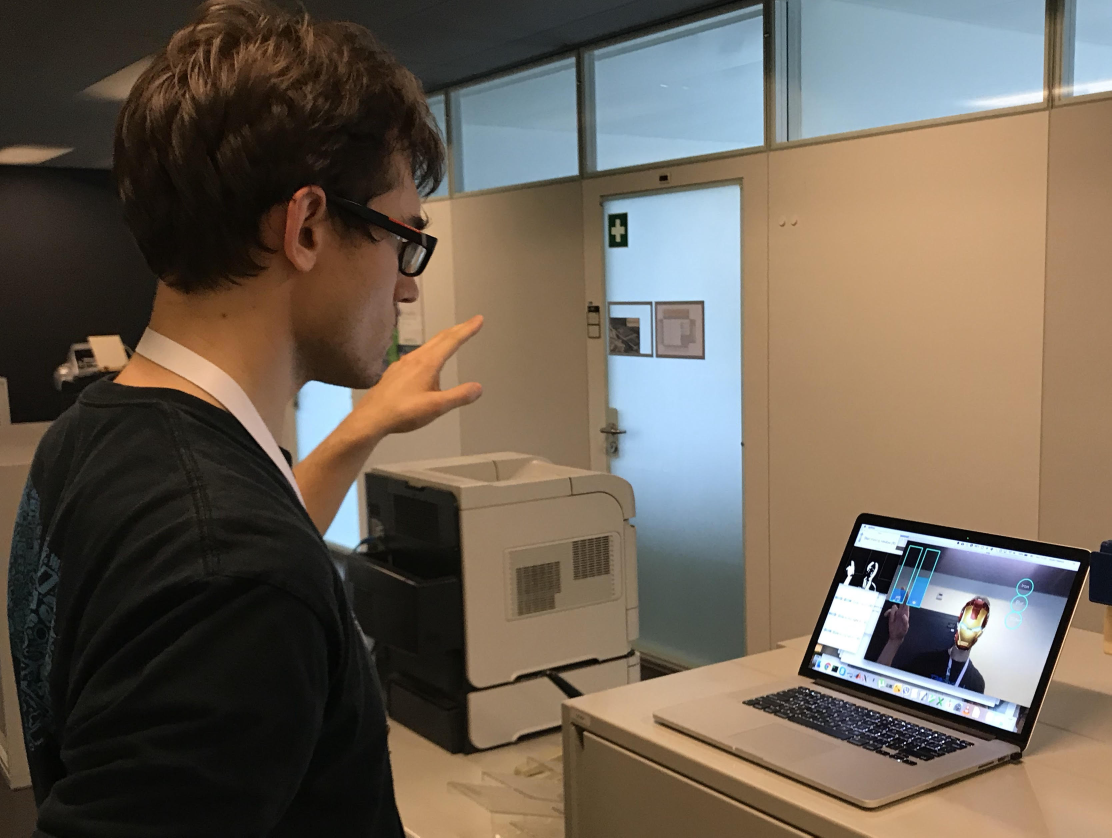
#> input picture maksai.jpg, 3334 x 2512 px, given in place of the camera (shown at 1/3 size)
$ python tracker.py   (older library calls are emulated)
#> lines starting #> are read from the running program, lines starting #| are printed output that depends on the picture; after the words box and inside, x2 and y2 are one past the last pixel; in counts of white or black regions, pixels touching at a corner belong together
import cv2
import numpy as np

def detect_object(img):
    blurValue = 41  # GaussianBlur parameter
    minH = 0
    maxH = 255
    minS = 150
    maxS = 255
    minV = 150
    maxV = 255

    out = cv2.GaussianBlur(img, (blurValue, blurValue), 0)
    out = cv2.cvtColor(out, cv2.COLOR_BGR2HSV);
    mask = cv2.inRange(out, np.asarray((minH, minS, minV)),
                            np.asarray((maxH, maxS, maxV)))
    connectivity = 4
    output = cv2.connectedComponentsWithStats(mask, connectivity, cv2.CV_32S)
    num_labels = output[0]

    if num_labels == 0: return None

    labels = output[1]
    stats = output[2]
    centroids = output[3]

    # Remove largest - background
    stats[np.argmax(stats[:, cv2.CC_STAT_AREA]), cv2.CC_STAT_AREA] = 0

    max_component = np.argmax(stats[:, cv2.CC_STAT_AREA])

    if stats[max_component, cv2.CC_STAT_AREA] < 50: return None

    return centroids[max_component]

cap = cv2.VideoCapture(1)
cnt = 0
while( cap.isOpened() ) :
    ret,img = cap.read()
#> img is the input picture: shape (2512, 3334, 3); mean B, G, R 84.8, 97.3, 108.6
    img = cv2.resize(img, None, None, 0.2, 0.2)
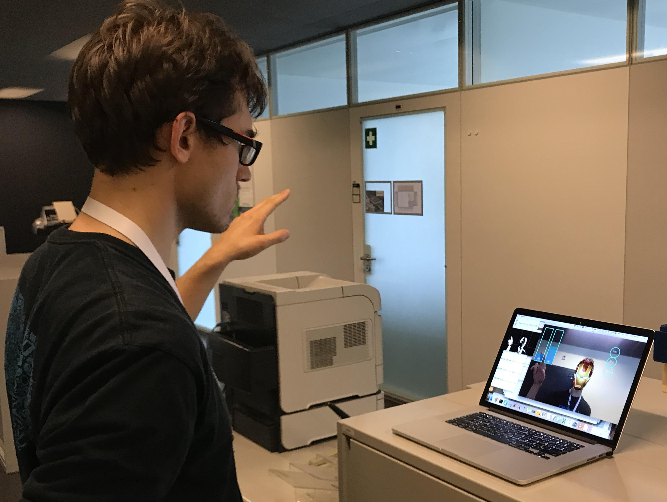
#> img: shape (502, 667, 3); mean B, G, R 84.8, 97.3, 108.6
    pos = detect_object(img)
#> in detect_object, `out = cv2.GaussianBlur(img, (blurValue, blurValue), 0)`:
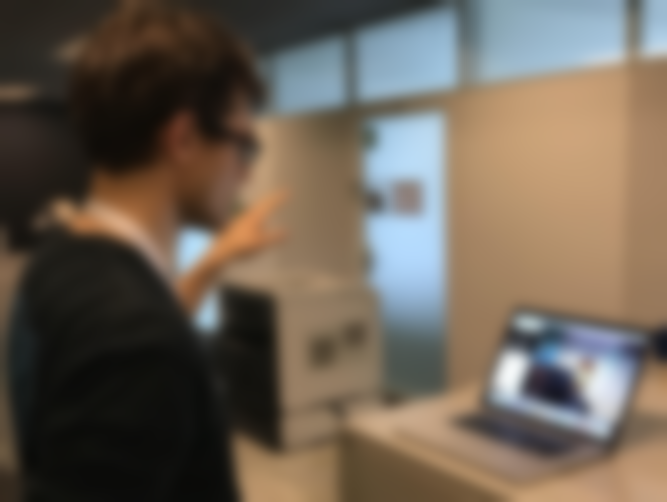
#> out: shape (502, 667, 3); mean B, G, R 84.8, 97.3, 108.6
#> in detect_object, `out = cv2.cvtColor(out, cv2.COLOR_BGR2HSV);`: out: shape (502, 667, 3); mean H, S, V 36.4, 79.4, 115.5
#> in detect_object, `mask = cv2.inRange(out, np.asarray((minH, minS, minV)), np.asarray((ma..`:
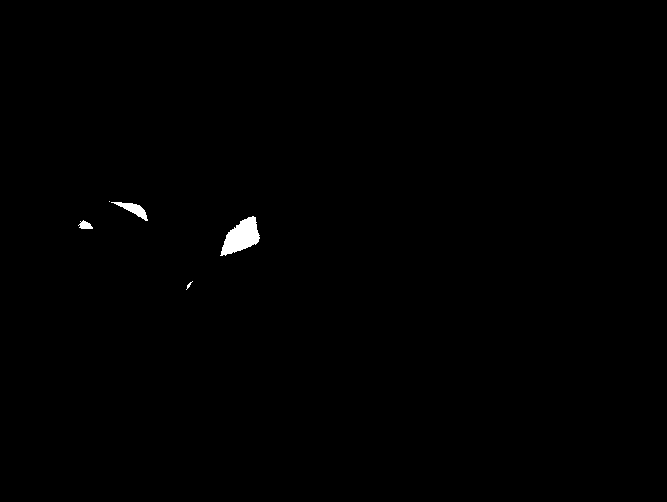
#> mask: shape (502, 667); 0.38% white; 5 white regions (2 under 20 px), largest, box (x1, y1, x2, y2) and area: (220, 216, 260, 256) 906, (111, 202, 148, 221) 255, (78, 220, 93, 229) 85
#> in detect_object, `num_labels = output[0]`: num_labels = 6
#> in detect_object, `labels = output[1]`: labels: shape (502, 667) int32; 6 distinct labels, from 0 to 5
#> in detect_object, `stats = output[2]`: stats = [[0, 0, 667, 502, 333569], [109, 201, 1, 1, 1], [111, 202, 37, 19, 255], [220, 216, 40, 40, 906], [78, 220, 15, 9, 85], [186, 281, 7, 9, 18]]
#> in detect_object, `centroids = output[3]`: centroids = [[333.5, 250.6], [109, 201], [133.1, 208.9], [241, 236.4], [84.92, 225], [188.6, 284.8]]
#> in detect_object, `max_component = np.argmax(stats[:, cv2.CC_STAT_AREA])`: max_component = 3
#> pos = [241, 236.4]
    if pos is not None:
        img = cv2.circle(img, (int(pos[0]), int(pos[1])), 10, (255, 0, 0))
#> img: shape (502, 667, 3); 0.02% of pixels changed, all inside (x1, y1, x2, y2) = (231, 226, 252, 247)

    cv2.imshow('orig',img)

    k = cv2.waitKey(10)
#> (key Esc is pressed here)
    if k == 27:
        break
    continue

    # [8 lines of commented-out code are left out]
    cv2.imshow('input',hsv)

    k = cv2.waitKey(10)
    if k == 27:
        break
    continue

    gray = cv2.cvtColor(img,cv2.COLOR_BGR2GRAY)
    blur = cv2.GaussianBlur(gray,(5,5),0)

    ret,thresh1 = cv2.threshold(blur,70,255,cv2.THRESH_BINARY_INV+cv2.THRESH_OTSU)

    _, contours, hierarchy = cv2.findContours(thresh1,
            cv2.RETR_TREE,
            cv2.CHAIN_APPROX_SIMPLE)
    drawing = np.zeros(img.shape,np.uint8)

    max_area=0

    for i in range(len(contours)):
            cnt=contours[i]
            area = cv2.contourArea(cnt)
            if(area>max_area):
                max_area=area
                ci=i
    cnt=contours[ci]
    hull = cv2.convexHull(cnt)
    moments = cv2.moments(cnt)
    if moments['m00']!=0:
                cx = int(moments['m10']/moments['m00']) # cx = M10/M00
                cy = int(moments['m01']/moments['m00']) # cy = M01/M00

    centr=(cx,cy)
    cv2.circle(img,centr,5,[0,0,255],2)
    cv2.drawContours(drawing,[cnt],0,(0,255,0),2)
    cv2.drawContours(drawing,[hull],0,(0,0,255),2)

    cnt = cv2.approxPolyDP(cnt,0.01*cv2.arcLength(cnt,True),True)
    hull = cv2.convexHull(cnt,returnPoints = False)

    if(1):
               defects = cv2.convexityDefects(cnt,hull)
               mind=0
               maxd=0
               for i in range(defects.shape[0]):
                    s,e,f,d = defects[i,0]
                    start = tuple(cnt[s][0])
                    end = tuple(cnt[e][0])
                    far = tuple(cnt[f][0])
                    dist = cv2.pointPolygonTest(cnt,centr,True)
                    cv2.line(img,start,end,[0,255,0],2)

                    cv2.circle(img,far,5,[0,0,255],-1)
               print(i)
               i=0
    cv2.imshow('output',drawing)
    cv2.imshow('input',img)

    k = cv2.waitKey(10)
    if k == 27:
        break
